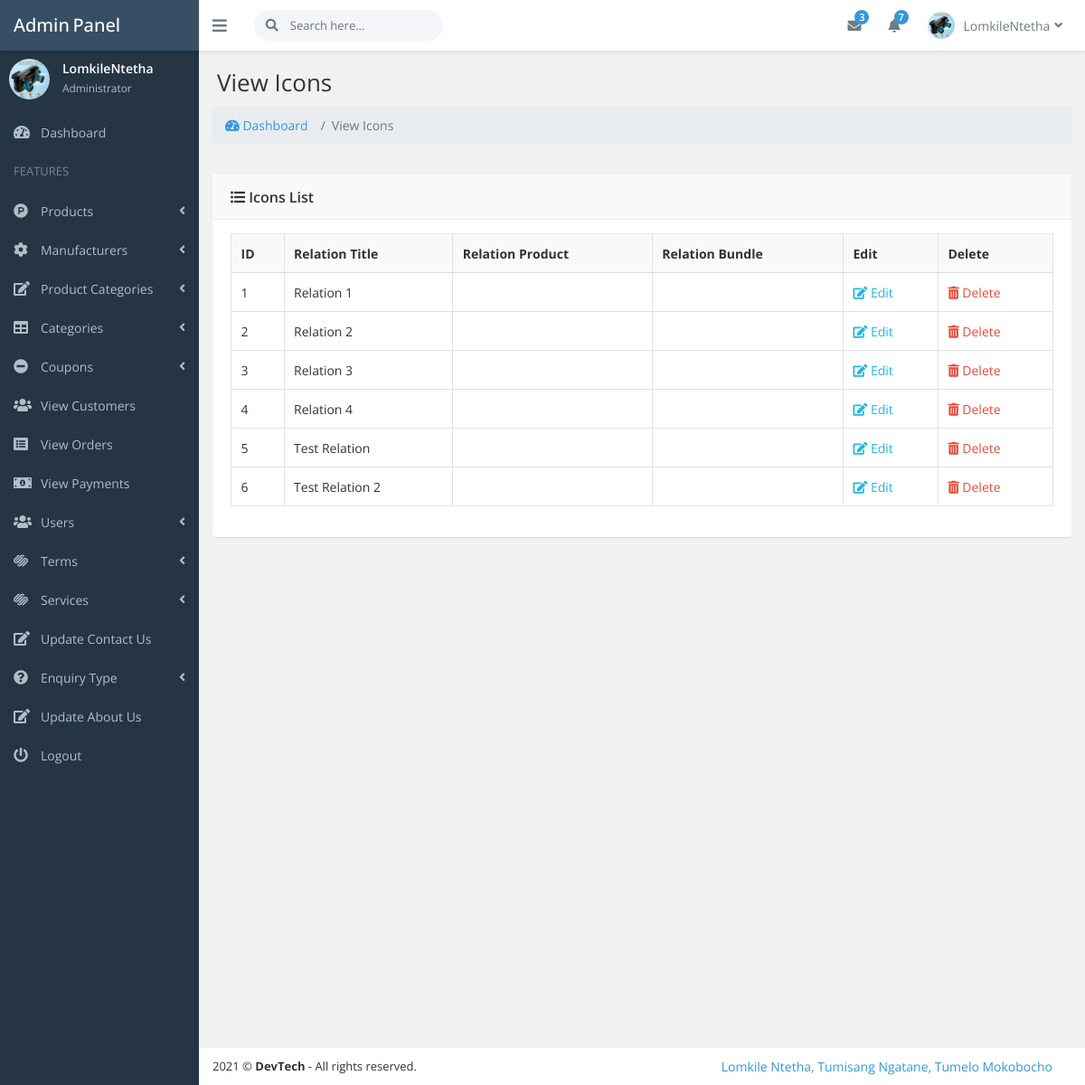
The app's page /site_admin/index.php?view_product_to_bundles (signed in) with its own data.
### tables this page shows
CREATE TABLE `bundle_product_relation` (
  `rel_id` int(10) NOT NULL,
  `rel_title` varchar(255) NOT NULL,
  `product_id` int(10) NOT NULL,
  `bundle_id` int(10) NOT NULL
);

### core/init.php (called while the page is built, shortened)
<?php ob_start();
include_once 'database/connection.php';
include_once 'classes/user.php';
global $pdo;
$getFromU = new User($pdo);
?>

### core/classes/user.php (called while the page is built, shortened)
<?php
	class User {
    protected $pdo;
    public function __construct($pdo)
    {
      $this->pdo = $pdo;
    }
    public function view_admin_by_email($admin_email)
    {
      $sql = "SELECT * FROM admins WHERE admin_email = :admin_email";
      $stmt = $this->pdo->prepare($sql);
      $stmt->bindParam(":admin_email", $admin_email);
      $stmt->execute();
      return $stmt->fetch();
    }
    public function viewAllFromTable($table_name)
    {
      $sql = "SELECT * FROM {$table_name}";
      $stmt = $this->pdo->prepare($sql);
      $stmt->execute();
      return $stmt->fetchAll();
    }
}
?>

### site_admin/includes/view_product_to_bundles.php (the view, shortened to what this page needs)
<div class="page-heading">
    <h1 class="page-title">View Icons</h1>
</div>
<nav aria-label="breadcrumb">
  <ol class="breadcrumb">
    <li class="breadcrumb-item"><a href="index.php?dashboard"><i class="fas fa-tachometer-alt"></i> Dashboard</a></li>
    <li class="breadcrumb-item active" aria-current="page">View Icons</li>
  </ol>
</nav>
<div class="page-content fade-in-up">
    <div class="ibox rounded">
        <div class="ibox-head bg-light">
            <div class="ibox-title"><i class="fas fa-list-ul"></i> Icons List</div>
        </div>
        <div class="ibox-body">
            <table class="table table-bordered table-hover table-responsive-lg" id="example-table2" cellspacing="0" width="100%">
                <thead class="bg-light">
                    <tr>
                        <th>ID</th>
                        <th>Relation Title</th>
                        <th>Relation Product</th>
                        <th>Relation Bundle</th>
                        <th>Edit</th>
                        <th>Delete</th>
                    </tr>
                </thead>
                <tbody>
                    <?php
                        $view_relations = $getFromU->viewAllFromTable('bundle_product_relation');
                        foreach ($view_relations as $view_relation) {
                            $rel_id = $view_relation->rel_id;
                            $rel_title = $view_relation->rel_title;
                            $product_id = $view_relation->product_id;
                            $bundle_id = $view_relation->bundle_id;
                            $view_product = $getFromU->view_Product_By_Product_ID($product_id);
                            $product_title = $view_product->product_title;
                            $view_bundle = $getFromU->view_Product_By_Product_ID($bundle_id);
                            $bundle_title = $view_bundle->product_title;
                    ?>
                    <tr>
                        <td><?php echo $rel_id; ?></td>
                        <td><?php echo $rel_title; ?></td>
                        <td><?php echo $product_title; ?></td>
                        <td><?php echo $bundle_title; ?></td>
                        <td>
                            <a class="text-info" href="index.php?edit_product_to_bundle=<?php echo $rel_id; ?>"><i class="fas fa-edit"></i> Edit</a>
                        </td>
                        <td>
                            <a class="text-danger" onclick="DeleteRel('<?php echo $rel_id; ?>')"><i class="fas fa-trash-alt"></i> Delete</a>
                        </td>
                    </tr>
                    <?php } ?>
                </tbody>
            </table>
        </div>
    </div>
</div>

### site_admin/includes/top_nav.php (shortened to what this page needs)
<?php
    $admin_email = $_SESSION['admin_email'];
    $get_admin = $getFromU->view_admin_by_email($admin_email);
    $admin_name = $get_admin->admin_name;
    $admin_image = $get_admin->admin_image;
?>
<header class="header">
    <div class="page-brand">
        <a class="link" href="index.html">
            <span class="brand">Admin
                <span class="brand-tip pl-1">Panel</span>
            </span>
        </a>
    </div>
    <div class="flexbox flex-1">
        <ul class="nav navbar-toolbar">
            <li>
                <a class="nav-link sidebar-toggler js-sidebar-toggler"><i class="fas fa-bars"></i></a>
            </li>
            <li>
                <form class="navbar-search" action="javascript:;">
                    <div class="rel">
                        <span class="search-icon"><i class="fas fa-search"></i></span>
                        <input class="form-control" placeholder="Search here...">
                    </div>
                </form>
            </li>
        </ul>
        <ul class="nav navbar-toolbar">
            <li class="dropdown dropdown-inbox">
                <a class="nav-link dropdown-toggle" data-toggle="dropdown"><i class="fas fa-envelope"></i></i>
                    <span class="badge badge-primary envelope-badge">3</span>
                </a>
            </li>
            <li class="dropdown dropdown-notification">
                <a class="nav-link dropdown-toggle" data-toggle="dropdown"><i class="fas fa-bell rel"></i>
                    <span class="badge badge-primary envelope-badge">7</span>
                </a>
                    </li>
                    <li class="dropdown dropdown-user">
                        <a class="nav-link dropdown-toggle link" data-toggle="dropdown">
                           <img src="product_images/<?php echo $admin_image; ?>" />
                            <span></span><?php echo $admin_name; ?><i class="fa fa-angle-down m-l-5"></i>
                        </a>
                    </li>
                </ul>
    </div>
</header>

### site_admin/includes/sidebar.php (shortened to what this page needs)
<?php
    $admin_email = $_SESSION['admin_email'];
    $get_admin = $getFromU->view_admin_by_email($admin_email);
    $admin_name = $get_admin->admin_name;
    $admin_image = $get_admin->admin_image;
    $dashboard = (isset($_GET['dashboard'])) ? 'active' : '';
    $products = (isset($_GET['add_product']) || isset($_GET['view_products']) || isset($_GET['edit_product'])) ? 'active' : '';
    $manufacturers = (isset($_GET['add_manufacturer']) || isset($_GET['view_manufacturers']) || isset($_GET['edit_manufacturer'])) ? 'active' : '';
    $p_cats = (isset($_GET['add_p_cat']) || isset($_GET['view_p_cats']) || isset($_GET['edit_p_cat'])) ? 'active' : '';
    $cats = (isset($_GET['add_cat']) || isset($_GET['view_cats']) || isset($_GET['edit_cat'])) ? 'active' : '';
    $view_customers = (isset($_GET['view_customers'])) ? 'active' : '';
    $view_orders = (isset($_GET['view_orders'])) ? 'active' : '';
    $view_payments = (isset($_GET['view_payments'])) ? 'active' : '';
    $users = (isset($_GET['add_user']) || isset($_GET['view_users']) || isset($_GET['edit_user'])) ? 'active' : '';
    $coupons = (isset($_GET['add_coupon']) || isset($_GET['view_coupons']) || isset($_GET['edit_coupon'])) ? 'active' : '';
    $terms = (isset($_GET['add_terms']) || isset($_GET['view_terms']) || isset($_GET['edit_terms'])) ? 'active' : '';
    $services = (isset($_GET['add_service']) || isset($_GET['view_services']) || isset($_GET['edit_service'])) ? 'active' : '';
    $edit_contact_us = (isset($_GET['edit_contact_us'])) ? 'active' : '';
    $edit_about_us = (isset($_GET['edit_about_us'])) ? 'active' : '';
    $enquiry_types = (isset($_GET['add_enquiry_type']) || isset($_GET['view_enquiry_types']) || isset($_GET['edit_enquiry_type'])) ? 'active' : '';
?>
<nav class="page-sidebar" id="sidebar">
    <div id="sidebar-collapse">
        <div class="admin-block d-flex">
            <div>
                 <img src="product_images/<?php echo $admin_image; ?>" class="img-fluid img-circle" width="45px" />
            </div>
            <div class="admin-info">
                <div class="font-strong"><?php echo $admin_name; ?></div><small>Administrator</small></div>
        </div>
        <ul class="side-menu metismenu">
            <li>
                <a class="<?php echo $dashboard; ?>" href="index.php?dashboard"><i class="sidebar-item-icon fas fa-tachometer-alt"></i>
                    <span class="nav-label">Dashboard</span>
                </a>
            </li>
            <li class="heading">FEATURES</li>
            <li class="<?php echo $products; ?>">
                <a href="javascript:;"><i class="sidebar-item-icon fab fa-product-hunt"></i>
                    <span class="nav-label">Products</span><i class="fa fa-angle-left arrow"></i>
                </a>
            </li>
            <li class="<?php echo $manufacturers; ?>">
                <a href="javascript:;"><i class="sidebar-item-icon fas fa-cog"></i>
                    <span class="nav-label">Manufacturers</span><i class="fa fa-angle-left arrow"></i>
                </a>
            </li>
            <li class="<?php echo $p_cats; ?>">
                <a href="javascript:;"><i class="sidebar-item-icon fa fa-edit"></i>
                    <span class="nav-label">Product Categories</span><i class="fa fa-angle-left arrow"></i>
                </a>
            </li>
            <li class="<?php echo $cats; ?>">
                <a href="javascript:;"><i class="sidebar-item-icon fa fa-table"></i>
                    <span class="nav-label">Categories</span><i class="fa fa-angle-left arrow"></i>
                </a>
            </li>
            <li class="<?php echo $coupons; ?>">
                <a href="javascript:;"><i class="sidebar-item-icon fas fa-minus-circle"></i>
                    <span class="nav-label">Coupons</span><i class="fas fa-angle-left arrow"></i>
                </a>
            </li>
            <li class="<?php echo $view_customers; ?>">
                <a href="index.php?view_customers"><i class="sidebar-item-icon fas fa-users"></i>
                    <span class="nav-label">View Customers</span>
                </a>
            </li>
            <li class="<?php echo $view_orders; ?>">
                <a href="index.php?view_orders"><i class="sidebar-item-icon fas fa-list-alt"></i>
                    <span class="nav-label">View Orders</span>
                </a>
            </li>
            <li class="<?php echo $view_payments; ?>">
                <a href="index.php?view_payments"><i class="sidebar-item-icon fas fa-money-bill-alt"></i>
                    <span class="nav-label">View Payments</span>
                </a>
            </li>
            <li class="<?php echo $users; ?>">
                <a href="javascript:;"><i class="sidebar-item-icon fa fa-users"></i>
                    <span class="nav-label">Users</span><i class="fa fa-angle-left arrow"></i></a>
            </li>
            <li class="<?php echo $terms; ?>">
                <a href="javascript:;"><i class="sidebar-item-icon fab fa-squarespace"></i>
                    <span class="nav-label">Terms</span><i class="fa fa-angle-left arrow"></i></a>
            </li>
            <li class="<?php echo $services; ?>">
                <a href="javascript:;"><i class="sidebar-item-icon fab fa-squarespace"></i>
                    <span class="nav-label">Services</span><i class="fa fa-angle-left arrow"></i></a>
            </li>
            <li class="<?php echo $edit_contact_us; ?>">
                <a href="index.php?edit_contact_us"><i class="sidebar-item-icon fas fas fa-edit"></i>
                    <span class="nav-label">Update Contact Us</span>
                </a>
            </li>
            <li class="<?php echo $enquiry_types; ?>">
                <a href="javascript:;"><i class="sidebar-item-icon fas fa-question-circle"></i>
                    <span class="nav-label">Enquiry Type</span><i class="fa fa-angle-left arrow"></i></a>
            </li>
            <li class="<?php echo $edit_about_us; ?>">
                <a href="index.php?edit_about_us"><i class="sidebar-item-icon fas fas fa-edit"></i>
                    <span class="nav-label">Update About Us</span>
                </a>
            </li>
            <li>
                <a href="logout.php"><i class="sidebar-item-icon fas fa-power-off"></i>
                    <span class="nav-label">Logout</span>
                </a>
            </li>
        </ul>
    </div>
</nav>

### records on screen
bundle_product_relation: rel_id "1", rel_title "Relation 1"
bundle_product_relation: rel_id "2", rel_title "Relation 2"
bundle_product_relation: rel_id "3", rel_title "Relation 3"
bundle_product_relation: rel_id "4", rel_title "Relation 4"
bundle_product_relation: rel_id "5", rel_title "Test Relation"
bundle_product_relation: rel_id "6", rel_title "Test Relation 2"

### other values on screen
$admin_name "LomkileNtetha"
